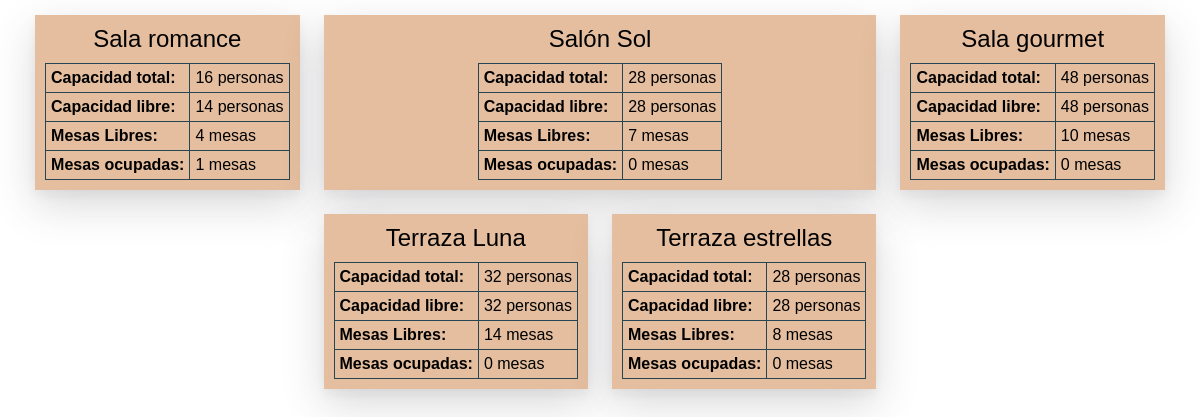
The page /View/menu.php (signed in) on the database its author committed.
### tables this page shows
CREATE TABLE `tbl_sala` (
  `id_sal` int(11) NOT NULL,
  `nombre_sal` varchar(50) DEFAULT NULL,
  `capacidad_sal` int(3) DEFAULT NULL,
  `imagen_sal` varchar(45) DEFAULT NULL
);

### view/menu.php (the view, shortened to what this page needs)
<!DOCTYPE html>
<html lang="en">
<head>
    <link rel="stylesheet" href="../css/style.css">
</head>
<body>
    <?php
    if (isset($_SESSION['email']))
    {
    ?>
    <div class="region-salas">
        <div class="grid-salas flex-cv">
        <?php
                    include '../services/connection.php';
                    $salas=$pdo->prepare("SELECT * from tbl_sala");
                    $salas->execute();
                    $salas=$salas->fetchAll(PDO::FETCH_ASSOC);
                    foreach ($salas as $salas) {
                        $capacidad_libre=$pdo->prepare("SELECT SUM(capacidad_mes) from tbl_mesa where status_mes = 'Libre' && id_sal_fk=?");
                        $capacidad_libre->bindParam(1, $salas['id_sal']);
                        $capacidad_libre->execute();
                        $capacidad_libre = $capacidad_libre->fetch(PDO::FETCH_NUM);
                        $mesas_libres=$pdo->prepare("SELECT * from tbl_mesa WHERE status_mes = 'Libre' && id_sal_fk = ?");
                        $mesas_libres->bindParam(1, $salas['id_sal']);
                        $mesas_libres->execute();
                        $mesas_libres=$mesas_libres->fetchAll(PDO::FETCH_ASSOC);
                        $mesas_ocupadas=$pdo->prepare("SELECT * from tbl_mesa WHERE status_mes = 'Ocupado/Reservado' && id_sal_fk = ?");
                        $mesas_ocupadas->bindParam(1, $salas['id_sal']);
                        $mesas_ocupadas->execute();
                        $mesas_ocupadas=$mesas_ocupadas->fetchAll(PDO::FETCH_ASSOC);
                ?>
            <div class="sala">
                <h2><?php echo $salas['nombre_sal'] ?></h2>
                <table>
                    <tbody>
                        <tr>
                            <th>Capacidad total: </th>
                            <td><?php echo $salas['capacidad_sal'] ?> personas</td>
                        </tr>
                        <tr>
                            <th>Capacidad libre: </th>
                            <td><?php echo  $capacidad_libre[0]?> personas</td>
                        </tr>
                        <tr>
                            <th>Mesas Libres: </th>
                            <td><?php echo count($mesas_libres) ?> mesas</td>
                        </tr>
                        <tr>
                            <th>Mesas ocupadas: </th>
                            <td><?php echo count($mesas_ocupadas) ?> mesas</td>
                        </tr>
                    </tbody>
                </table>
            </div>
            <?php
                    }
            ?>
    </div>
    <?php
    }else
    {
        header("Location:../View/login.php");
    }
    ?>
</body>
</html>

### css/style.css (style rules this page uses)
.flex-cv, .region-login form.login-form, .region-salas, .region-salas .grid-salas .sala, .region-mesas .mesa, .popup form { display: -webkit-box; display: -ms-flexbox; display: flex; -webkit-box-pack: center; -ms-flex-pack: center; justify-content: center; justify-items: center; -ms-flex-line-pack: center; align-content: center; -webkit-box-align: center; -ms-flex-align: center; align-items: center; }
.shadow1, .region-salas .grid-salas .sala { -webkit-box-shadow: 0 5px 10px rgba(39, 40, 44, 0.05), 0 15px 40px rgba(64, 66, 73, 0.2); box-shadow: 0 5px 10px rgba(39, 40, 44, 0.05), 0 15px 40px rgba(64, 66, 73, 0.2); }
:root { --color1: $color1; --color2: $color2; --color3: $color3; --color4: $color4; --color4: $color5; --red: $red; --yellow: $yellow; --white: $white; --black: $black; --fuente1: 'Quicksand', sans-serif; }
* { font-family: var(--fuente1); font-weight: 400; margin: 0; padding: 0; border: 0; }
body { height: 100%; width: 100%; }
.region-salas { margin: 15px 20px; }
.region-salas .grid-salas { display: -ms-grid; display: grid; -ms-grid-columns: 1fr 1fr 1fr; grid-template-columns: 1fr 1fr 1fr; grid-gap: 2vw; }
@media (max-width: 1200px) { .region-salas .grid-salas { -ms-grid-columns: 1fr 1fr; grid-template-columns: 1fr 1fr; } }
.region-salas .grid-salas .sala { width: 100%; height: 100%; background: #E4BE9E; margin: 10px; -webkit-box-orient: vertical; -webkit-box-direction: normal; -ms-flex-flow: column wrap; flex-flow: column wrap; -webkit-transition: all 1s; transition: all 1s; }
.region-salas .grid-salas .sala:nth-child(1) { -ms-grid-row: 1; grid-area: 1/1/1/1 span; }
.region-salas .grid-salas .sala:nth-child(2) { -ms-grid-row: 1; grid-area: 1/2/1/2 span; }
.region-salas .grid-salas .sala:nth-child(3) { -ms-grid-row: 1; grid-area: 1/4/1/1 span; }
.region-salas .grid-salas .sala:nth-child(4) { -ms-grid-row: 2; grid-area: 2/2/2/1 span; }
.region-salas .grid-salas .sala:nth-child(5) { -ms-grid-row: 2; grid-area: 2/3/2/1 span; }
.region-salas .grid-salas .sala table { margin-top: 10px; }
.region-salas .grid-salas .sala table, .region-salas .grid-salas .sala table th, .region-salas .grid-salas .sala table td { border: 1px solid #264653; border-collapse: collapse; padding: 5px; }
.region-salas .grid-salas .sala table th { font-weight: bold; text-align: left; margin-right: 1px; }

### rows shown on the page
tbl_sala: nombre_sal "Sala romance", capacidad_sal "16", capacidad_libre "14", count($mesas_libres) "4", count($mesas_ocupadas) "1"
tbl_sala: nombre_sal "Salón Sol", capacidad_sal "28", capacidad_libre "28", count($mesas_libres) "7", count($mesas_ocupadas) "0"
tbl_sala: nombre_sal "Sala gourmet", capacidad_sal "48", capacidad_libre "48", count($mesas_libres) "10", count($mesas_ocupadas) "0"
tbl_sala: nombre_sal "Terraza Luna", capacidad_sal "32", capacidad_libre "32", count($mesas_libres) "14", count($mesas_ocupadas) "0"
tbl_sala: nombre_sal "Terraza estrellas", capacidad_sal "28", capacidad_libre "28", count($mesas_libres) "8", count($mesas_ocupadas) "0"
